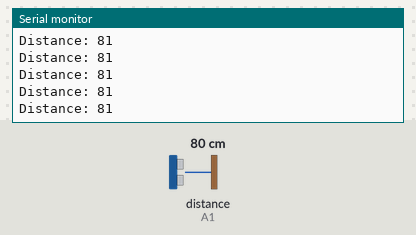
Recording of a sketch running on a simulated Arduino Uno, built with avr-gcc and run on an emulated ATmega328P. Parts: the last lines printed to the serial monitor. The test bench sets the inputs (shaded band); at power-on: distance to the obstacle (sensor on A1) 80 cm. The echo pulse lasts 58.3 µs per cm.

Above: at 1.2 s.
1.3 s: distance to the obstacle (sensor on A1) set to 2 cm
At 1.48 s:
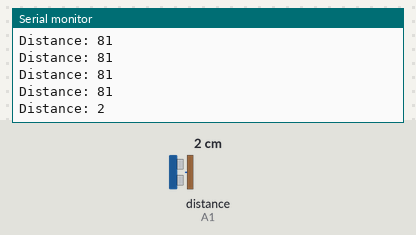
4.3 s: distance to the obstacle (sensor on A1) set to 4 cm
At 4.3 s:
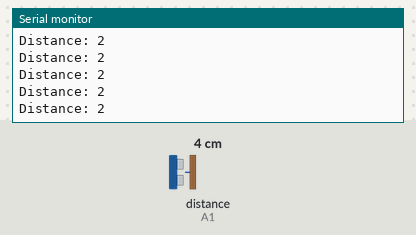
Timing chart, 0 to 7.3 s (numbered marks = the images above; inputs shaded):
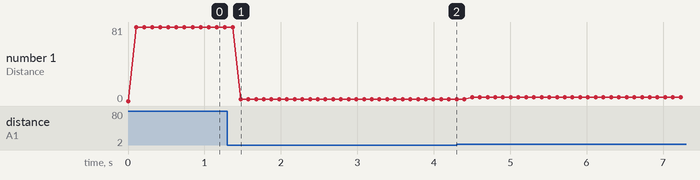

Measured:
- after the input at 1.3 s, the serial monitor: prints a new line after 0.17 s (image 1)
- plotted number 1: 81 → 2 after the input at 1.3 s, 2 → 4 after the input at 4.3 s

The sketch:

NewPing.ino
```cpp
#include <NewPing.h>

#define trig_pin A0
#define echo_pin A1
#define maximum_distance 500

int distance = 0;

NewPing sonar(trig_pin, echo_pin, maximum_distance);

void setup(){
  Serial.begin(9600);
}

void loop(){
  Serial.print("Distance: ");
  Serial.println(distance);
  readPing();
}

void readPing(){
  distance = sonar.ping_cm();
  delay(100);
}
```
